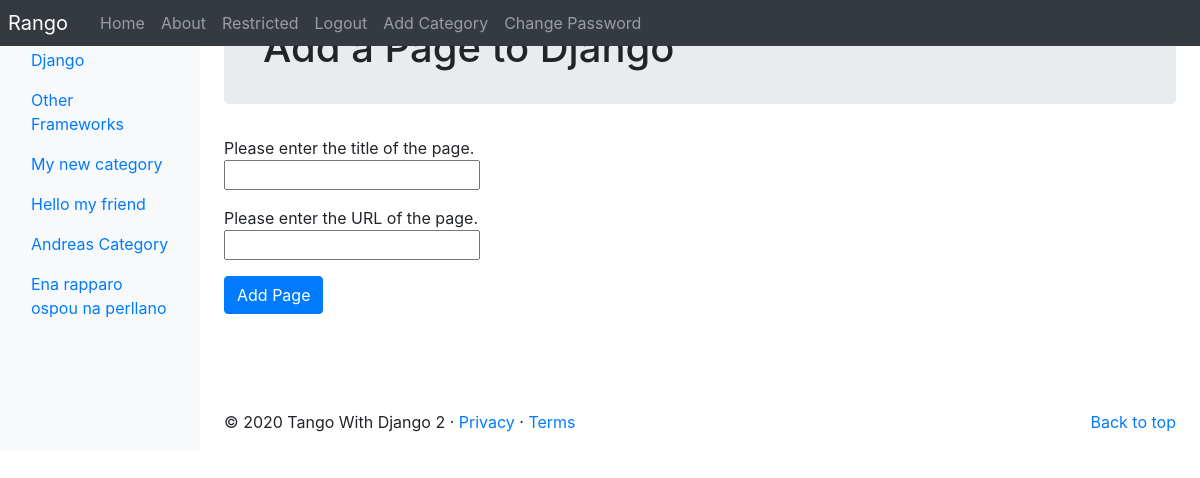
Page /rango/category/django/add_page/ (signed in) on the committed database.
### rango/models.py (models this page shows, shortened)
class Category(models.Model):
    name = models.CharField(max_length=128, unique=True)
    views = models.IntegerField( default = 0)
    likes = models.IntegerField( default = 0)
    slug = models.SlugField(unique = True)
    class Meta:
        verbose_name_plural = 'Categories'

### rango/views.py (the view, shortened to what this page needs)
# urls.py: path('category/<slug:category_name_slug>/add_page/',views.add_page,name = 'add_page'),
@login_required
def add_page(request, category_name_slug):
    try:
        category = Category.objects.get(slug=category_name_slug)
    except Category.DoesNotExist:
        category = None
    if category is None:
        return redirect('/rango/')
    form = PageForm()
    context_dict = {'form': form, 'category': category}
    return render(request, 'rango/add_page.html', context=context_dict)

### rango/forms.py (shortened to what this page needs)
class PageForm(forms.ModelForm):
    title = forms.CharField(max_length=128,help_text="Please enter the title of the page.")
    url = forms.URLField(max_length=200,help_text="Please enter the URL of the page.")
    views = forms.IntegerField(widget=forms.HiddenInput(), initial=0)
    class Meta:
        model = Page
        exclude = ('category',)

### rango/templatetags/rango_template_tags.py (called while the page is built)
@register.inclusion_tag('rango/categories.html')
def get_category_list(current_category = None):
    return {'categories': Category.objects.all(),'current_category':current_category}

### templates/rango/add_page.html (shortened to what this page needs)
{% extends 'rango/base.html' %}
{% load staticfiles %}
    {% block body_block %}
        <div class="jumbotron p-4">
            <div class="container">
                <h1 class="jumbotron-heading">Add a Page to {{category.name}}</h1>
            </div>
        </div>
        <div class="container">
            <div class="row">
            <form id="Page_form" method="post" action="/rango/category/{{category.slug}}/add_page/">
            {% for field in form.visible_fields %}
                {{ field.help_text }} <br/>
                {{ field }}<br/>
                <div class="p-2">
                </div>
            {% endfor %}
            <button class="btn btn-primary" type="submit" name="submit">
                Add Page
            </button>
            <div class="p-5">
            </div>
            </form>
            </div>
        </div>
        {% endblock %}

### templates/rango/categories.html (shortened to what this page needs)
<ul class="nav flex-column">
    {% if categories %}
        {% for c in categories %}
            {% if c == current_category %}
                <li class="nav-item">
                    <a class="nav-link active" href="{% url 'rango:show_category' c.slug %}">
                         {{ c.name }}
                    </a>
                </li>
            {% else %}
            <li class="nav-item">
                <a class="nav-link" href="{% url 'rango:show_category' c.slug %}">
                     {{ c.name }}
                </a>
            </li>
            {% endif %}
        {% endfor %}
    {% else %}
    <li class="nav-item">There are no categories present.</li>
    {% endif %}
</ul>

### rows in the picture
Category: name "Django"
Category: name "Other Frameworks"
Category: name "My new category"
Category: name "Hello my friend"
Category: name "Andreas Category"
Category: name "Ena rapparo ospou na perllano"

### other values in the picture
{{ field.help_text }} "Please enter the title of the page." "Please enter the URL of the page."
